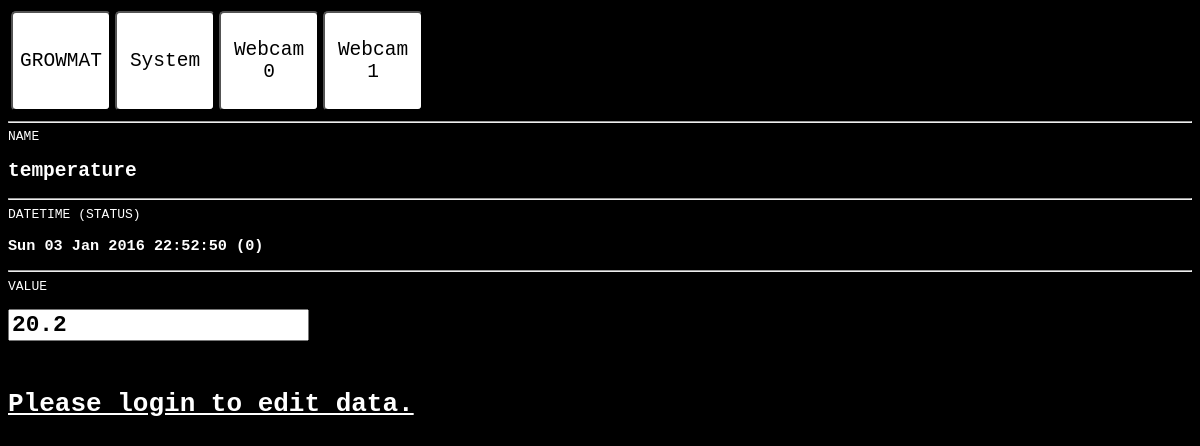
Page /w/detail/0/2/ on the earlier database version.
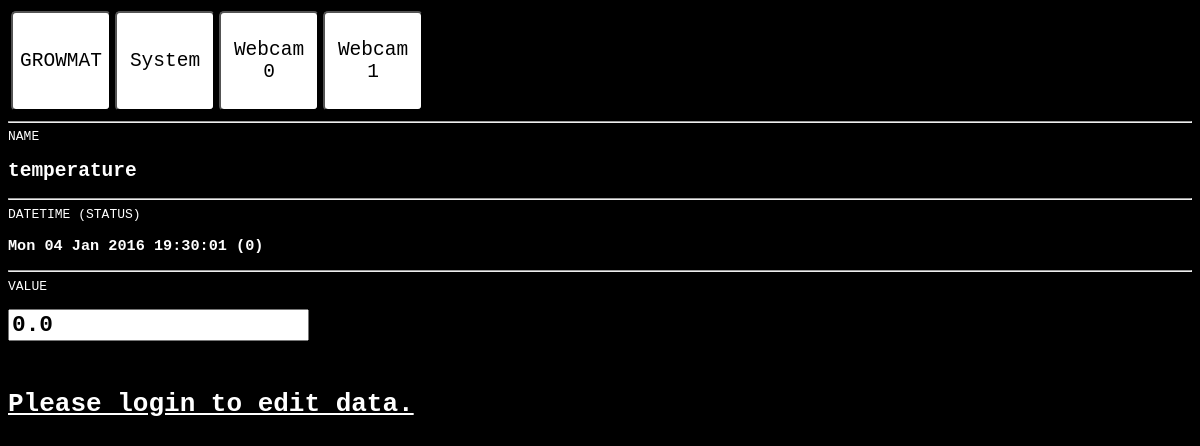
Same page on the later database version.
### growmat/w/models.py (models this page shows, shortened)
class Instrument(models.Model):
	cNT = 1<<0
	cIV = 1<<1
	cA  = 1<<2
	cW  = 1<<3
	INSTRUMENT_TYPE = (
					(10, 'SYSTEM'),
					(0,  'MODBUS'),
     				(20, 'SCRIPT'),
                    (30, 'BTSPP2FILE'),
                    (40, 'RC'),
                    (50, 'GROWMATUTILS'),
	)
	INSTRUMENT_INDEX = (
					(0, '0'),
     				(1, '1'),
         			(2, '2'),
    			    (3, '3'),
    				(4, '4'),
    				(5, '5'),
     				(6, '6'),
         			(7, '7'),
    			    (8, '8'),
    				(9, '9'),
	)
	DATA_TYPE = (
					(0, 'int'),
     				(1, 'float'),
	)
	priority = models.FloatField(default=0, blank=True)
	manual = models.BooleanField(default=False, blank=True)
	address = models.IntegerField(default=0)
	type = models.IntegerField(choices=INSTRUMENT_TYPE, default=0)
	index = models.IntegerField(default=0)
	output = models.BooleanField(default = False, blank=True)
	datatype = models.IntegerField(choices=DATA_TYPE, default=0)
	name = models.CharField(default='NEW',  max_length=256)
	value = models.FloatField(default=0)
	status = models.IntegerField(default=1)
	datetime = models.DateTimeField(null=True, blank=True)

### growmat/w/views.py (the view, shortened to what this page needs)
# urls.py: url(r'^detail/(?P<page>[0-9]+)/(?P<pk>[0-9]+)/$', views.detail, name='detail'),
def detail(request, page=0, pk=None):
    instrument = Instrument.objects.get(pk=pk)
    form = InstrumentForm(instance = instrument)
    context = RequestContext(request, {
        'instrument': instrument,
        'form':form,
        'page': page })
    return render(request, 'w/detail.html', context)

### growmat/w/models.py
class InstrumentForm(ModelForm):
    class Meta:
        model = Instrument
        fields = ['priority', 'manual', 'address', 'type', 'index', 'output', 'datatype','name', 'value', 'status', 'datetime']

### growmat/w/templates/w/detail.html (shortened to what this page needs)
{% load staticfiles %}
<html>
	<head>
		<link rel="stylesheet" type="text/css" href="{% static 'w/style.css' %}">
    </head>
<body>
<table>
<tr>
<td>
<a href="{% url 'w:index' page %}"><button class="label">GROWMAT</button></a>
</td>
<td>
<a href="{% url 'w:instrument' %}"><button class="label">System</button></a>
</td>
<td>
<a href="{% url 'w:webcam' 0 %}"><button class="label">Webcam<br>0</button></a>
</td>
<td>
<a href="{% url 'w:webcam' 1 %}"><button class="label">Webcam<br>1</button></a>
</td>
</tr>
</table>
<hr>
	<form action="" method="post">{% csrf_token %}
	NAME <h2>{{ instrument.name }}</h2>
	<hr>
	DATETIME (STATUS) <h3>{{ instrument.datetime|date:"D d M Y" }} {{ instrument.datetime|time:"H:i:s" }} ({{ instrument.status }}) </h3>
	<hr>
	VALUE
			<h3>
				{{ form.value }}
			</h3>&nbsp;
  <table>
			 {% if not user.is_authenticated %}
				<h1><a href="{% url 'w:login' %}">Please login to edit data.</a></h1>
			{% endif %}
  			</table>
		</form>
	</body>
</html>

Differences in the rows shown:
changed Instrument "temperature": datetime "Sun 03 Jan 2016" → "Mon 04 Jan 2016"; datetime "22:52:50" → "19:30:01"; value "20.2" → "0.0"
